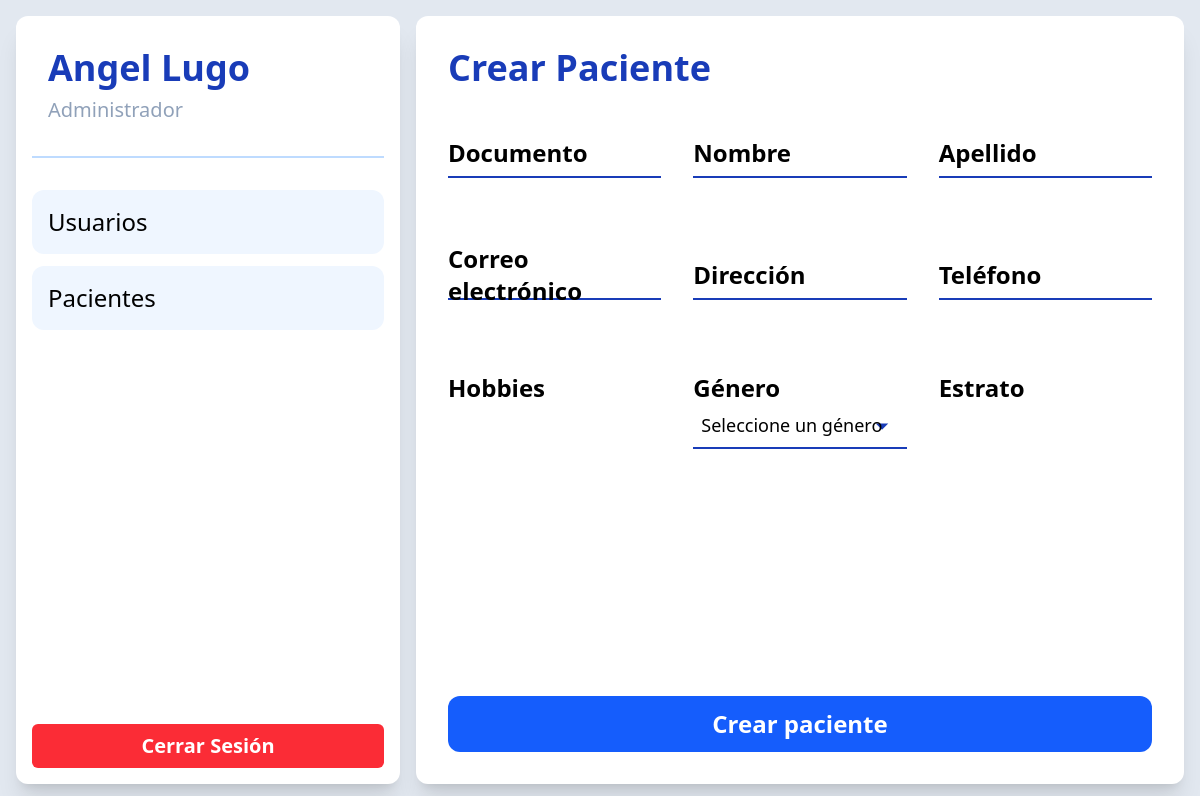
The page /pages/mainPage.php?page=createPatient (signed in) on the database as committed earlier.
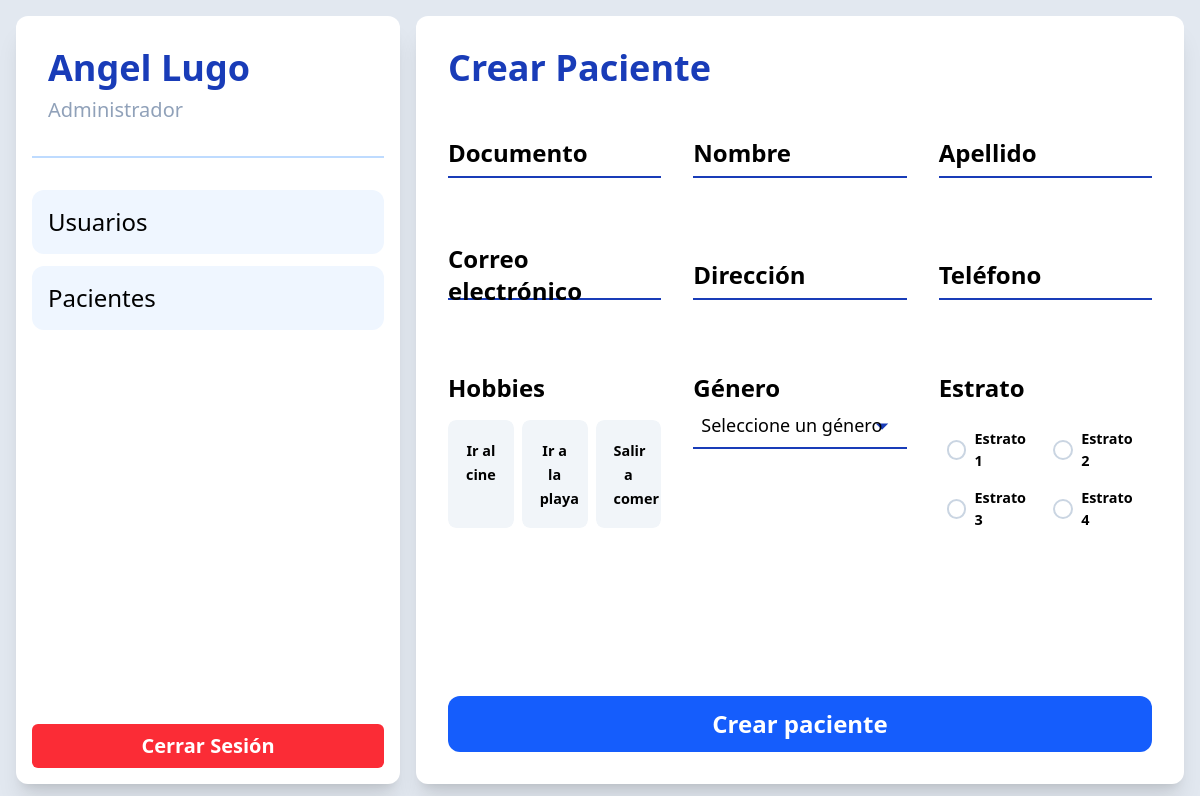
The same page on the database as committed later.
### tables this page shows
CREATE TABLE `hobbies` (
  `hob_id` int(11) NOT NULL,
  `hob_nombre` varchar(30) NOT NULL
);

CREATE TABLE `estratos` (
  `estr_id` int(11) NOT NULL,
  `estr_nombre` varchar(30) NOT NULL
);

### pages/createPatient.php (the view, shortened to what this page needs)
<?php
$get_hobbies = $conn->prepare("SELECT * FROM hobbies");
$get_hobbies->execute();
$hobbies = $get_hobbies->fetchAll(PDO::FETCH_ASSOC);
$get_estrs = $conn->prepare("SELECT * FROM estratos");
$get_estrs->execute();
$estrs = $get_estrs->fetchAll(PDO::FETCH_ASSOC);
?>
<aside class="h-full flex-grow p-8 bg-white rounded-xl flex flex-col gap-10 shadow-xl z-10">
  <h1 class="text-4xl font-bold text-blue-800">Crear Paciente</h1>
  <form id="createPatient_form" class="h-full flex flex-col justify-between">
    <div class="grid grid-cols-3 gap-8">
      <div class="flex flex-col relative mb-10">
        <input type="text" id="id" name="id" placeholder="" class="input">
        <label for="id" class="label">Documento</label>
      </div>
      <div class="flex flex-col relative mb-10">
        <input type="text" id="name" name="name" placeholder="" class="input">
        <label for="name" class="label">Nombre</label>
      </div>
      <div class="flex flex-col relative mb-10">
        <input type="text" id="surname" name="surname" placeholder="" class="input">
        <label for="surname" class="label">Apellido</label>
      </div>
      <div class="flex flex-col relative mb-10">
        <input type="email" id="email" name="email" placeholder="" class="input">
        <label for="email" class="label">Correo electrónico</label>
      </div>
      <div class="flex flex-col relative mb-10">
        <input type="text" id="address" name="address" placeholder="" class="input">
        <label for="address" class="label">Dirección</label>
      </div>
      <div class="flex flex-col relative mb-10">
        <input type="tel" id="phone" name="phone" placeholder="" class="input">
        <label for="phone" class="label">Teléfono</label>
      </div>
      <div class="flex flex-col gap-2">
        <span class="text-2xl font-semibold">Hobbies</span>
        <div class="grid grid-cols-3 gap-2 mt-2">
          <?php foreach ($hobbies as $hobbie) { ?>
            <label class="flex flex-col text-center justify-start items-center gap-2 cursor-pointer relative rounded-lg overflow-hidden">
              <div class="p-4 w-full h-full rounded-lg bg-slate-100 border-2 border-transparent hover:border-blue-800 hover:text-blue-800 hover:peer-checked:bg-transparent peer-checked:bg-blue-800 peer-checked:text-white peer-checked:shadow-xl transition-all">
                <span class="text-[clamp(.8rem,1.2vw,1.3rem)] font-semibold xl:font-bold z-20"><?= htmlspecialchars($hobbie['hob_nombre']) ?></span>
              </div>
            </label>
          <?php } ?>
        </div>
      </div>
      <div class="flex flex-col">
        <label for="gender" class="text-2xl font-semibold">Género</label>
        <select
          name="gender"
          id="gender"
          class="text-[clamp(.8rem,1.5vw,1.5rem)] appearance-none bg-transparent p-2 border-b-2 cursor-pointer outline-none transition-all border-blue-800 focus:border-blue-400">
          <option selected hidden disabled>Seleccione un género</option>
        </select>
      </div>
      <div class="flex flex-col gap-2">
        <span class="text-2xl font-semibold">Estrato</span>
        <div class="grid grid-cols-2 gap-4 mt-2 p-2">
          <?php foreach ($estrs as $estr) { ?>
            <label class="flex items-center gap-2 cursor-pointer">
              <div class="w-5 h-5 border-2 border-slate-300 rounded-full grid place-content-center outline-offset-2 peer-checked:outline-2 peer-checked:outline-blue-400 peer-checked:bg-blue-400 peer-checked:border-none"></div>
              <span class="text-[clamp(.8rem,1.2vw,2rem)] font-semibold"><?= htmlspecialchars($estr['estr_nombre']) ?></span>
            </label>
          <?php } ?>
        </div>
      </div>
    </div>
    <button type="submit" class="py-3 mt-4 bg-blue-600 text-white text-2xl font-bold rounded-xl hover:cursor-pointer hover:bg-blue-800 transition-colors">Crear paciente</button>
  </form>
</aside>

Rows that differ between the two databases and show on the page:
added hobbies: hob_nombre "Ir al cine"
added hobbies: hob_nombre "Ir a la playa"
added hobbies: hob_nombre "Salir a comer"
added estratos: estr_nombre "Estrato 1"
added estratos: estr_nombre "Estrato 2"
added estratos: estr_nombre "Estrato 3"
added estratos: estr_nombre "Estrato 4"
